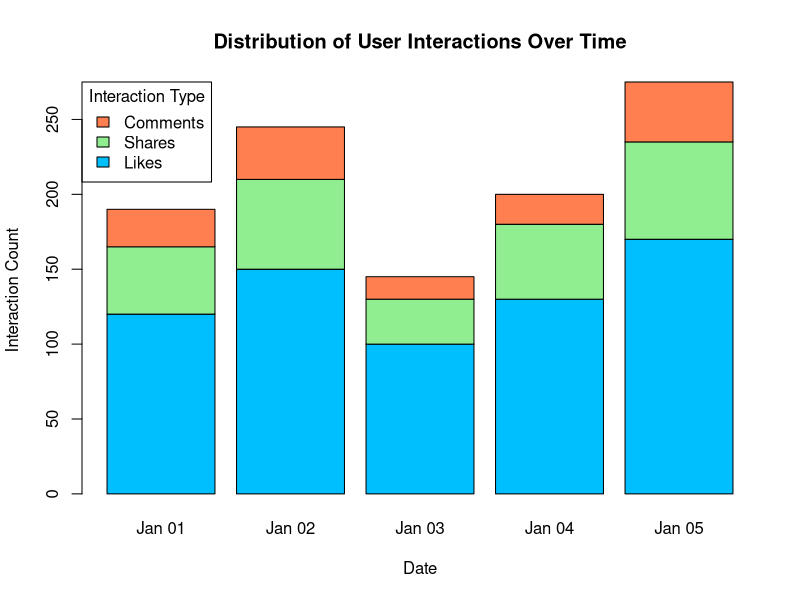

Recreate this plot in R.
# Create dataset for Set 5
website_data <- data.frame(
  Date = as.Date(c("2023-01-01", "2023-01-02", "2023-01-03", "2023-01-04", "2023-01-05")),
  Page_Views = c(1500, 1600, 1400, 1650, 1800),
  CTR = c(2.3, 2.7, 2.0, 2.4, 2.6),
  Likes = c(120, 150, 100, 130, 170),
  Shares = c(45, 60, 30, 50, 65),
  Comments = c(25, 35, 15, 20, 40)
)

print(website_data)

# Combine interaction variables into a matrix
interactions <- rbind(website_data$Likes, website_data$Shares, website_data$Comments)

# 3. Stacked Area Chart
barplot(interactions, 
        names.arg = format(website_data$Date, "%b %d"), 
        col = c("deepskyblue", "lightgreen", "coral"), 
        xlab = "Date", 
        ylab = "Interaction Count", 
        main = "Distribution of User Interactions Over Time",
        legend.text = c("Likes", "Shares", "Comments"),
        args.legend = list(title = "Interaction Type", x = "topleft"))
